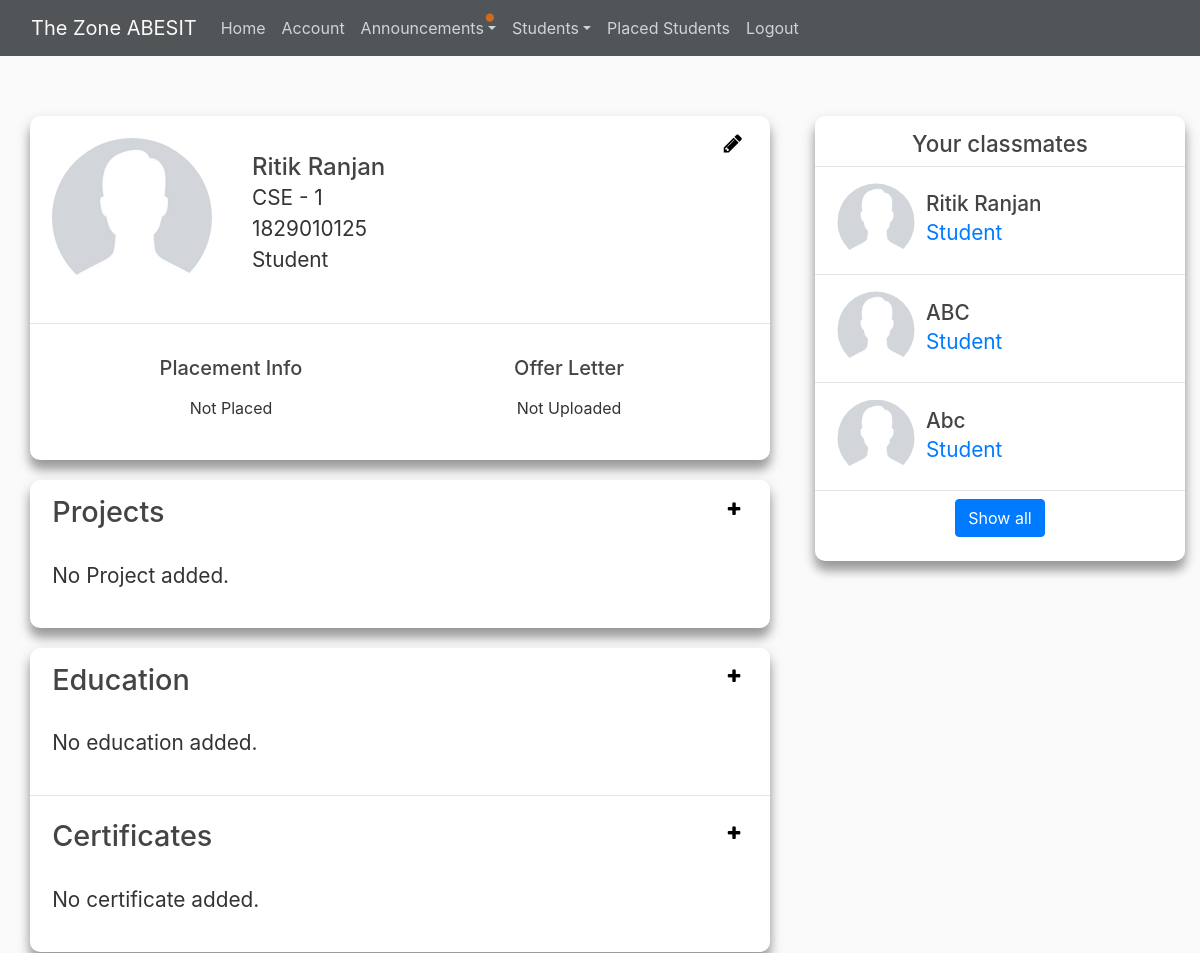
The page /student_account/1829010125 (signed in, upper part) on the database as committed earlier.
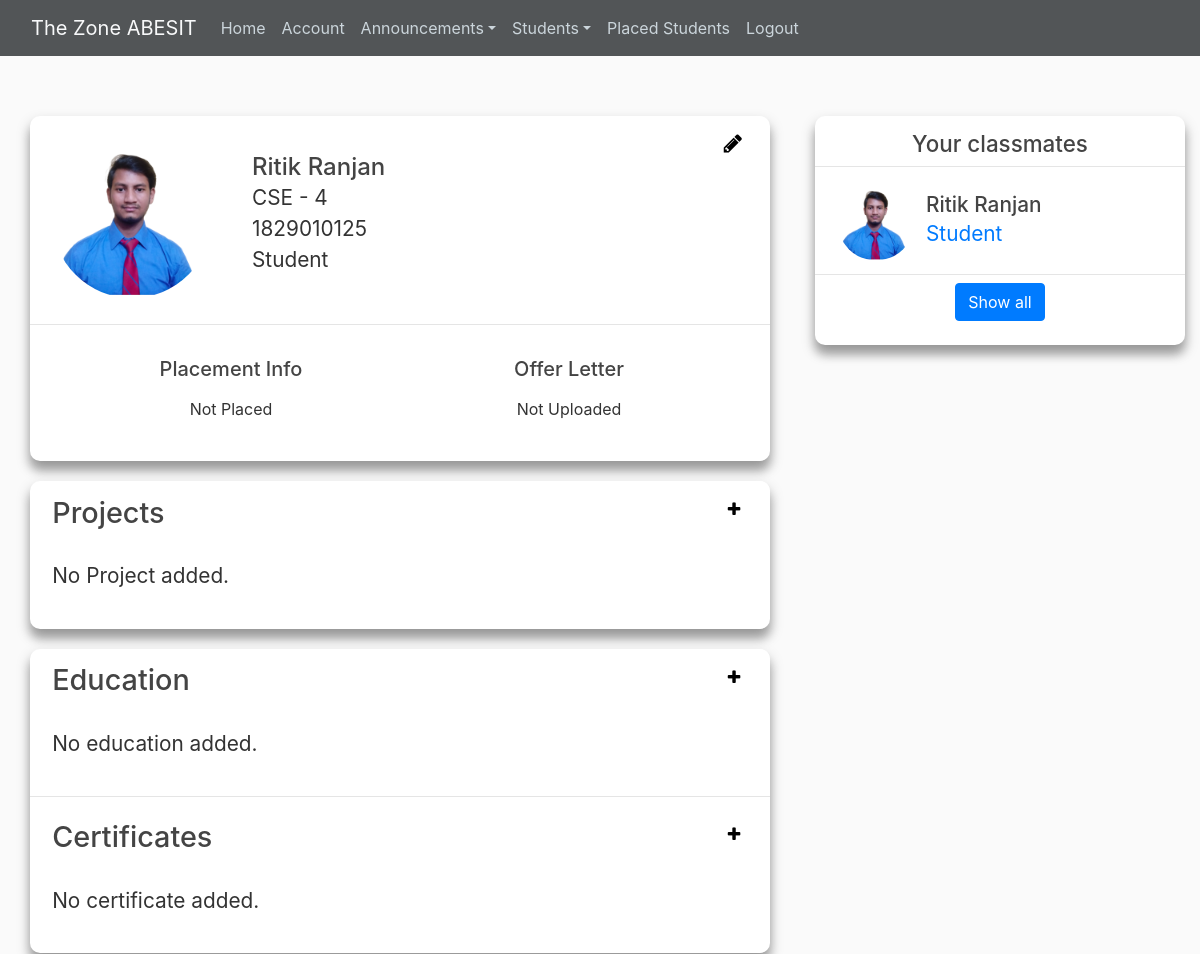
The same page on the database as committed later.
### zone/models.py (models this page shows, shortened)
class Student(db.Model, UserMixin):
    user_id = db.Column(db.String(14), primary_key=True, unique=True, nullable=False)
    name = db.Column(db.String(20), nullable=False)
    email = db.Column(db.String(120), unique=True, nullable=False)
    year = db.Column(db.String(1), nullable=False)
    branch = db.Column(db.String(30), nullable=False, default="CSE")
    headline = db.Column(db.String(100), nullable=False, default='Student')
    about = db.Column(db.String(300))
    clg_name = db.Column(db.String(10), nullable=False, default="ABESIT")
    mobile = db.Column(db.String(10), unique=True, nullable=False)
    image_file = db.Column(db.String(20), nullable=False, default='profile_default.jpg')
    skills = db.Column(db.String(500))
    password = db.Column(db.String(60), nullable=False)
    placement_info = db.Column(db.String(20), nullable=False, default="Not Placed")
    letter = db.Column(db.String(20))
    seen_department = db.Column(db.String(6), nullable=False, default="False")
    seen_crc = db.Column(db.String(6), nullable=False, default="False")
    projects = db.relationship('Project', backref='creator', lazy=True)
    placement = db.relationship('PlacedStudent', backref='placed')

### zone/routes.py (the view, shortened to what this page needs)
@app.route("/student_account/<string:user_id>", methods=['GET', 'POST'])
@login_required
def student_account(user_id):
    student = Student.query.filter_by(user_id=user_id).first()
    student_classmates = Student.query.filter_by(branch=student.branch, year=student.year).all()
    projects = Project.query.filter_by(student_id=student.user_id).all()[:6]
    certificates = Certificates.query.filter_by(student_id=student.user_id).all()
    education = Education.query.filter_by(student_id=student.user_id).all()
    result = Result.query.filter_by(student_id=student.user_id).all()
    if student.skills is not None:
        skills = student.skills.split(',')
    else:
        skills = None
    if user_id == current_user.user_id:
        form = StudentUpdateForm()
        project_form = ProjectForm()
        education_form = EducationForm()
        certificate_form = CertificateForm()
        skill_form = SkillForm()
        ResultForm().semesters(student.user_id)
        result_form = ResultForm()
        form_validated = True
        if form.s_submit.data:
            form_validated = form.validate_on_submit()
            if form_validated:
                if form.s_picture.data:
                    picture_file = save_picture(form.s_picture.data, form.s_name.data)
                    student.image_file = picture_file
                if form.letter.data:
                    file = save_pdf(form.letter.data, student.name, 'letter')
                    student.letter = file
                student.year = form.s_year.data
                student.name = form.s_name.data
                student.branch = form.s_branch.data
                student.about = form.s_about.data
                student.headline = form.s_headline.data
                student.user_id = form.s_roll_no.data
                if form.placement.data != '0':
                    student.placement_info = form.placement.data
                db.session.commit()
                flash('Your account has been updated!', 'success')
                return redirect(url_for('student_account', user_id=student.user_id))
        elif request.method == 'GET':
            form.s_year.data = student.year
            form.s_name.data = student.name
            form.s_branch.data = student.branch
            form.s_about.data = student.about
            form.s_headline.data = student.headline
            form.s_roll_no.data = student.user_id
        return render_template('account.html', form=form, project_form=project_form, certificate_form=certificate_form,
                               student=student, projects=projects, education=education, skill_form=skill_form,
                               certificates=certificates, skills=skills, validated=form_validated, education_form=education_form,
                               classmates=student_classmates, result_form=result_form, results=result,
                               edit_validated=True)
    else:
        return render_template('account.html', student=student, projects=projects, education=education,
                               certificates=certificates, skills=skills, classmates=student_classmates, results=result,
                               edit_validated=False)

### zone/forms.py (called while the page is built)
    def semesters(self, student):
        self.sems.clear()
        results = Result.query.filter_by(student_id=student).all()
        semester = []
        for result in results:
            semester.append(result.sem)
        for i in range(1, 9):
            if str(i) not in semester:
                self.sems.append((str(i), str(i)))

### zone/models.py (called while the page is built)
@login_manager.user_loader
def load_user(user_id):
    student = Student.query.get(user_id)
    department_faculty = Faculty.query.get(user_id)
    crc_faculty = CRC.query.get(user_id)
    if student:
        return student
    elif department_faculty:
        return department_faculty
    else:
        return crc_faculty

### zone/Templates/account.html (shortened to what the changed rows need)
{% extends "base.html" %}
{% block content %}
    <main role="main" class="account-container" style="margin-bottom:5rem">
        <div class="row">
            <div class="col-md-8" style="margin:auto">
                <div class="col">
                    <div class="container-form">
                        <div class="row">
                            <div class="img-col">
                                <img class="rounded-circle account-img" src="{{ url_for('static', filename='profile_pics/' + student.image_file) }}">
                            </div>
                            <div class="info-col" style="align-text:center">
                                <h3 class="t-name">{{ student.name }}</h3>
                                <p class="t-des" >{{ student.branch }} - {{ student.year }}</p>
                                <p class="t-des" >{{ student.user_id }}</p>
                                <p class="t-des" >{{ student.headline }}</p>
                            </div>
                        </div>
                        <div style="margin:2rem">
                            <div class="row">
                                <div class="col-md placement-info">
                                    {% if student.placement %}
                                        <label>Placed</label>
                                    {% else %}
                                        <label>{{ student.placement_info }}</label>
                                    {% endif %}
                                </div>
                            </div>
                        </div>
                    </div>
                </div>
            </div>
            {% if session["user"] != 'crc' %}
                <div class="col-md-4">
                <div class="container-form" style="margin-top:20px;text-align:center">
                    {% if session['user'] == 'department' %}
                        <h2 class="suggest-name">Other Students</h2>
                    {% else %}
                        <h2 class="suggest-name">Your classmates</h2>
                    {% endif %}
                    <hr>
                    {% for student in classmates %}
                    <a href="{{ url_for('student_account', user_id=student.user_id) }}" class="suggest-container row-display">
                        <div class="suggest-img-container">
                            <img class="rounded-circle suggest-img" src="{{ url_for('static', filename='profile_pics/' + student.image_file) }}">
                        </div>
                        <div class="suggest-card">
                            <h3 class="suggest-head">{{ student.name }}</h3>
                            <p class="suggest-head">{{ student.headline }}</p>
                        </div>
                    </a>
                    <hr>
                    {% endfor %}
                    <a type="button" class="btn btn-primary" href="{{url_for('students', year=student.year, branch=student.branch)}}">Show all</a>
                    <br>
                    <br>
                </div>
            </div>
            {% endif %}
        </div>
    </main>
{% endblock content %}

Rows that differ between the two databases and show on the page:
removed Student: image_file (placeholder picture), name "ABC", headline "Student"
removed Student: image_file (placeholder picture), name "Abc", headline "Student"
changed Student "Ritik Ranjan": image_file: picture added in place of a placeholder; year "1" → "4"; seen_department "False" → "True" (drawn)
